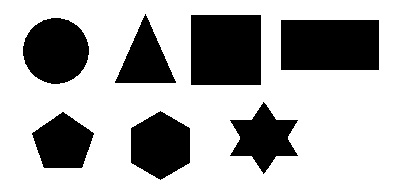
#> input picture src/opencv/shapes.jpg, 402 x 184 px
$ python 24_detect_geometric_shapes.py
#> lines starting #> are read from the running program, lines starting #| are printed output that depends on the picture; after the words box and inside, x2 and y2 are one past the last pixel; in counts of white or black regions, pixels touching at a corner belong together
import numpy as np
import cv2

img = cv2.imread('shapes.jpg', cv2.IMREAD_COLOR)
#> img is the input picture: shape (184, 402, 3); min 0, max 255, mean 174.6
gray = cv2.cvtColor(img, cv2.COLOR_BGR2GRAY)
_, thresh = cv2.threshold(gray, 127, 255, cv2.THRESH_BINARY)
#> thresh: shape (184, 402); 68.5% white; 7 black regions
contours, _ = cv2.findContours(thresh, cv2.RETR_TREE, cv2.CHAIN_APPROX_SIMPLE)
#> contours = 8 contours; box (x1, y1, x2, y2) and area: (0, 0, 402, 184) 73383, (280, 19, 380, 71) 5047, (190, 14, 262, 86) 5039, (22, 17, 90, 85) 3481, (130, 110, 191, 181) 3144, (229, 101, 299, 175) 2635, (31, 111, 95, 169) 2491, (114, 13, 177, 84) 2236

for contour in contours:
    approx = cv2.approxPolyDP(contour, 0.01*cv2.arcLength(contour, True), True)
    cv2.drawContours(img, [approx], 0, (255,0,0), 2)
    x = approx.ravel()[0]
    y = approx.ravel()[1]

    if len(approx) ==3:
        cv2.putText(img, 'Triangle', (x, y), cv2.FONT_HERSHEY_COMPLEX, 0.5, (0,0,0))
    elif len(approx) == 4:
        cv2.putText(img, 'Rectable', (x, y), cv2.FONT_HERSHEY_COMPLEX, 0.5, (0,0,0))
    elif len(approx) == 5:
        cv2.putText(img, 'Pentagon', (x, y), cv2.FONT_HERSHEY_COMPLEX, 0.5, (0,0,0))
    elif len(approx) == 12:
        cv2.putText(img, 'Star', (x, y), cv2.FONT_HERSHEY_COMPLEX, 0.5, (0,0,0))
    else:
        cv2.putText(img, 'Shape', (x, y), cv2.FONT_HERSHEY_COMPLEX, 0.5, (0,0,0))
#> this loop made 8 passes
#> (approx, x, y) on passes 1, 5, 7, 8: ([[0, 0], [0, 183], [401, 183], [401, 0]], 0, 0), ([[280, 20], [378, 19], [379, 69], [281, 70]], 280, 20), ([[190, 15], [260, 14], [261, 84], [191, 85]], 190, 15), ([[145, 13], [175, 83], [114, 82]], 145, 13)
#> (x, y) on passes 2, 3, 4, 6: (31, 133), (160, 110), (263, 101), (51, 17)
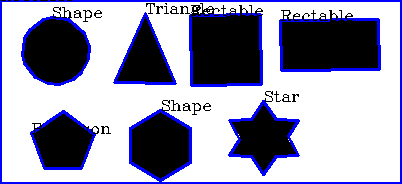
#> img: shape (184, 402, 3); 11.05% of pixels changed, all inside (x1, y1, x2, y2) = (0, 0, 402, 184)

cv2.imshow('image', thresh)
cv2.imshow('contours', img)

cv2.waitKey(0)
cv2.destroyAllWindows()
